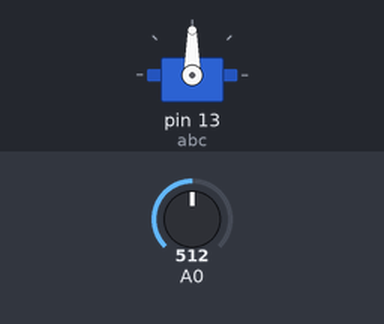
Bench run of a sketch on a simulated Arduino Uno, built with avr-gcc and run on an emulated ATmega328P. On the bench: servo. The test bench sets the inputs (shaded band); at power-on: A0 = 512.

Above: at 1.2 s.
1.3 s: A0 set to 716
At 1.6 s:
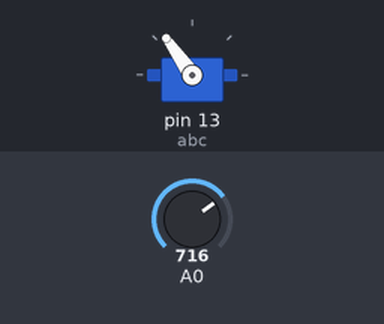
2.8 s: A0 set to 900
At 4.0 s:
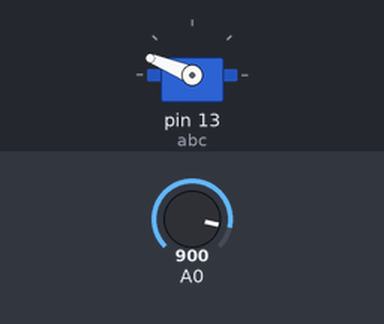
4.3 s: A0 set to 1023
At 5.1 s:
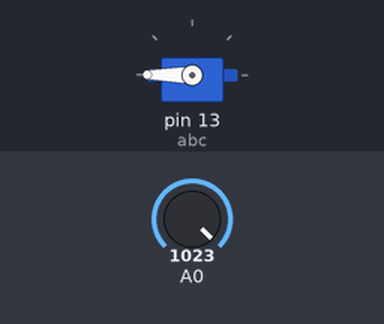
5.8 s: A0 set to 306
At 6.2 s:
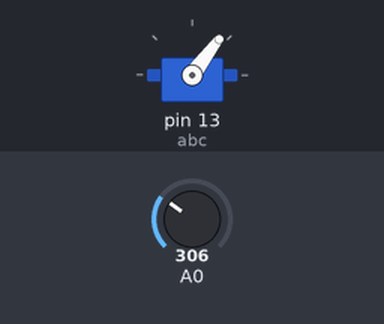
7.3 s: A0 set to 122
At 8.6 s:
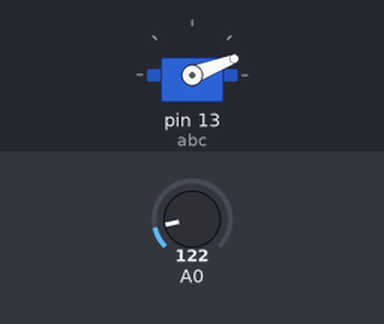
Timing chart, 0 to 9.8 s (numbered marks = the images above; inputs shaded):
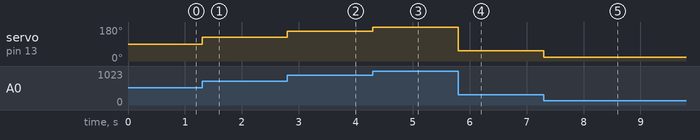

Measured:
- after the input at 1.3 s, servo on pin 13 (abc): 90° → 125° at once
- after the input at 2.8 s, servo on pin 13 (abc): 125° → 158° at once
- after the input at 4.3 s, servo on pin 13 (abc): 158° → 180° at once
- after the input at 5.8 s, servo on pin 13 (abc): 180° → 53° at once
- after the input at 7.3 s, servo on pin 13 (abc): 53° → 21° at once

The sketch:

code.ino
```cpp
#include <Servo.h>

Servo abc;
int y=-1;
void setup()
{
  abc.attach(13);  //chân
  Serial.begin(9600);
}

void loop()
{

 //nguồn ngoài fai có đất nối chung vs arduino nếu ko servo khong chạy

  int x = analogRead(A0);
  x = map(x,0,1023,0,180);
  if(y!=x)
  abc.write(x);
  y = x;

}
```
